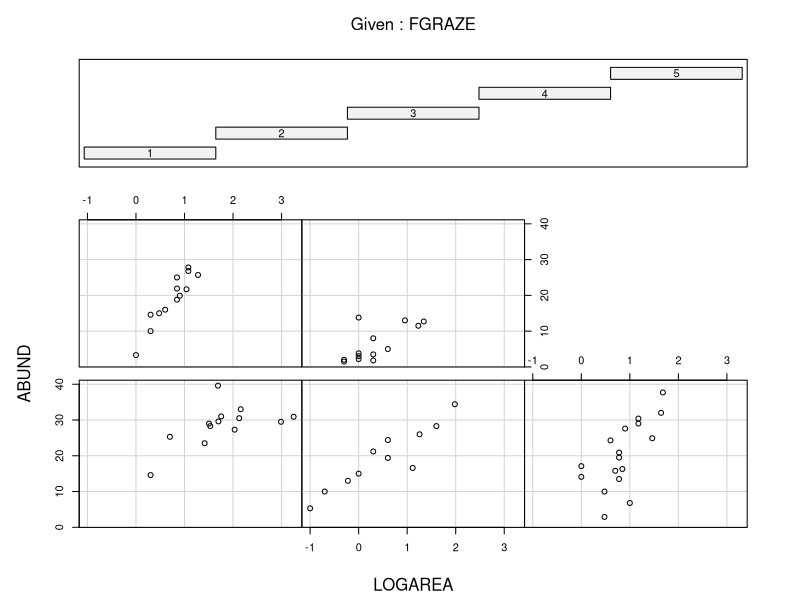
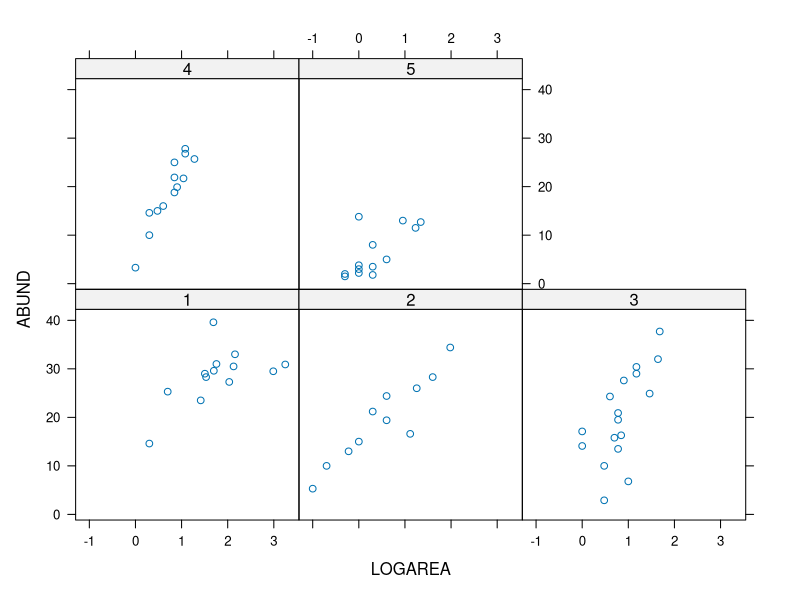
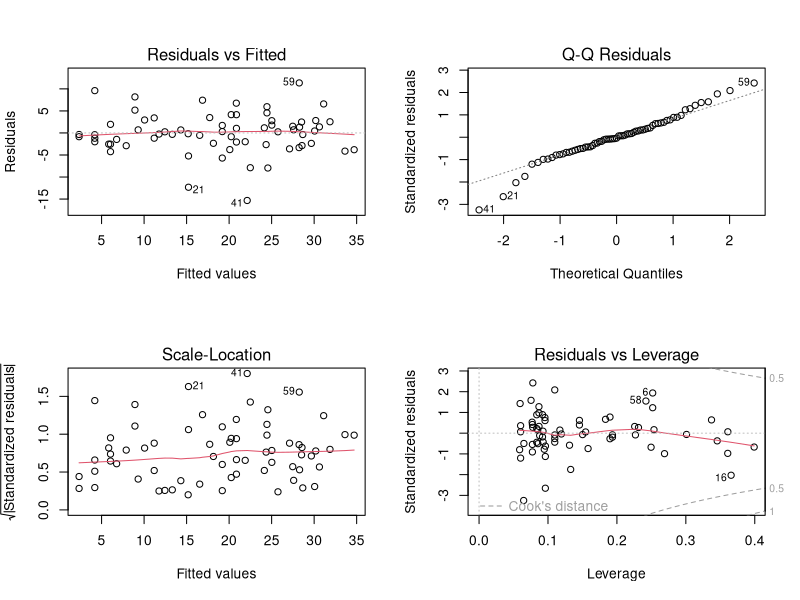
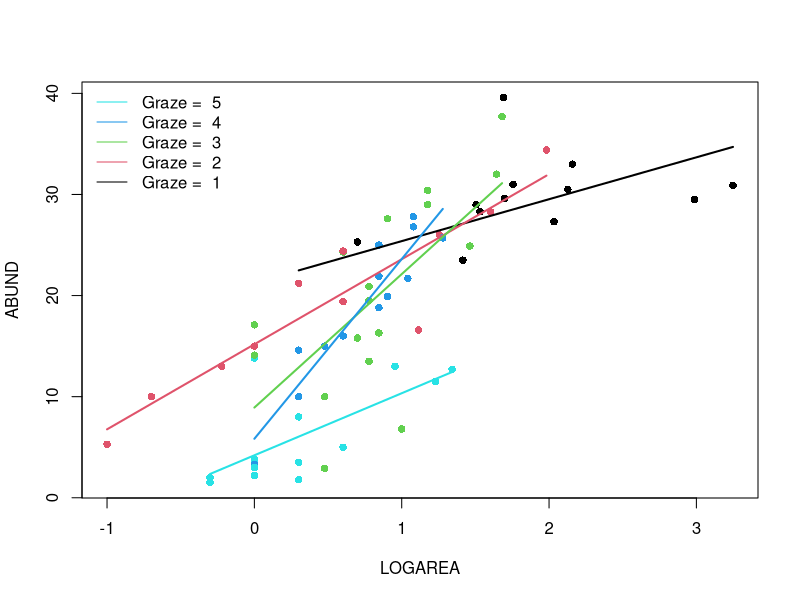
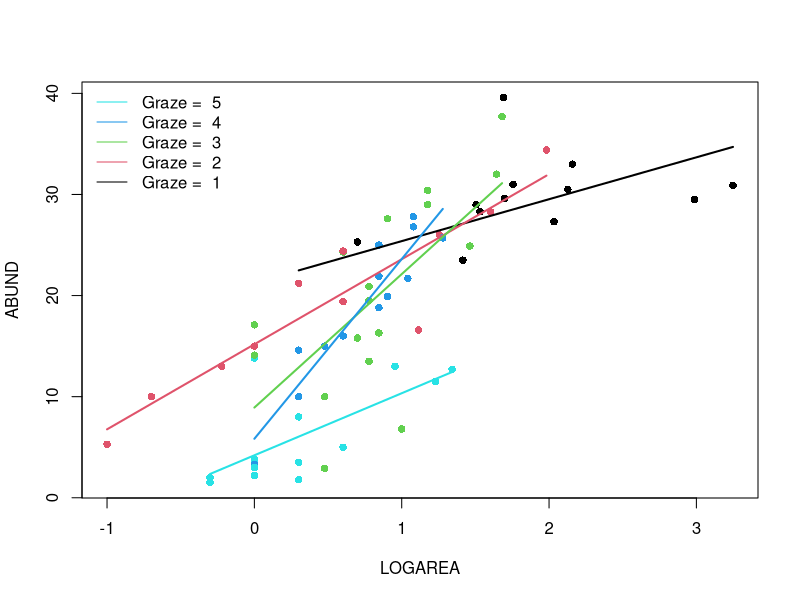
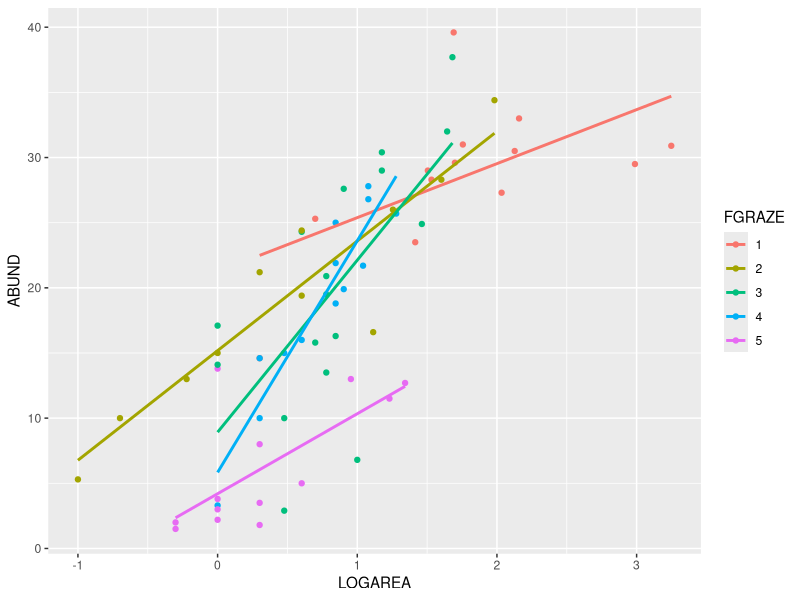

Generate these figures, in order, with R:
## ---- chunk 1
knitr::opts_chunk$set(echo=TRUE, message = FALSE, warning = FALSE, eval = FALSE, cache = FALSE)

SOLUTIONS <- FALSE
## ---- chunk 2
loyn <- read.table("./data/loyn.txt", header = TRUE)
str(loyn)
## ---- chunk 3
loyn$LOGAREA <- log10(loyn$AREA)
# create factor GRAZE as it was originally coded as an integer
loyn$FGRAZE <- factor(loyn$GRAZE)
## ---- chunk 4
coplot(ABUND ~ LOGAREA | FGRAZE, data = loyn)

# or
library(lattice)
xyplot(ABUND ~ LOGAREA | FGRAZE, data = loyn)

# There is a lot of variation in there, but:
# - Within a grazing level, abundance seems to increase with the log-patch area
#   in a more or less linear fashion
# - Overall, the mean abundance seems to decrease as grazing levels increase.
#   This is most noticeable in the highest grazing level.
# - Some of the slopes of the relationships (imagine a straight line) appear to be 
#   somewhat different for the different graze levels. The slopes for graze levels
#   1 and 2 are similar, but different for graze levels 3, 4, and 5. We will 
#   need to test this with a model.
## ---- chunk 5
birds.inter.1 <- lm(ABUND ~ FGRAZE + LOGAREA + FGRAZE:LOGAREA, data = loyn)

# Or use the 'shortcut' - its is equivalent to the model above
# birds.inter.1 <- lm(ABUND ~ FGRAZE * LOGAREA, data = loyn)
## ---- chunk 6
# first split the plotting device into 2 rows and 2 columns
par(mfrow = c(2,2))

# now create the residuals plots
plot(birds.inter.1)

# To test the normality of residuals assumption we use the Normal Q-Q plot. 
# The central residuals are not too far from the Q-Q line but the extremes
# are too extreme (the tails of the distribution are too long). Some
# observations, both high and low, are poorly explained by the model.

# The plot of the residuals against the fitted values suggests these
# extreme residuals happen for intermediate fitted values.

# Looking at the homogeneity of variance assumption (Residuals vs
# Fitted and Scale-Location plot),
# the graphs are mostly messy, with no clear pattern emerging.

# The observations with the highest leverage don't appear to be overly
# influential, according to the Cook's distances in the Residuals vs
# Leverage plot (all < 0.5).  
## ---- chunk 7
anova(birds.inter.1)

# The null hypothesis is that there is no significant interaction between 
# FGRAZE and LOGAREA. 
# As the P value is smaller than our cutoff of 0.05 (p = 0.005) we reject the 
# null hypothesis and conclude that there is a significant interaction. 

# This means that there is a significant relationship between bird abundance 
# and log area, and that this relationship is different for different levels of 
# graze (at least one of them is different). Put another way, the slopes of the 
# relationship between abundance and log area for each level of graze are different.

# As there is a significant interaction, it's difficult to interpret the main
# effects of FGRAZE and LOGAREA as by definition the effect of one variable is 
# dependent on the value of the other variable.
## ---- chunk 8
summary(birds.inter.1)

# (Intercept)
# Here the Intercept (baseline) is the predicted ABUND when LOGAREA = 0,
# for FGRAZE level 1.
# the null hypothesis for the intercept is that the intercept = 0
# As the P value < 0.05 (7.09e-08) we reject this null hypothesis.

# LOGAREA 
# Represents the slope of the relationship between ABUND and LOGAREA, 
# specific to FGRAZE = 1.
# The null hypothesis is that the slope of the relationship
# between LOGAREA and ABUND = 0, for level FGRAZE = 1 only. 
# So, for graze 1 the slope is 4.14. This means, that for a 1 unit increase in LOGAREA
# we get a corresponding increase of 4.4 birds on average.
# As the P value (0.022) is < 0.05 we conclude that the slope is
# significantly different than 0.

# FGRAZE2
# Is the estimated difference (contrast) between the *intercept* of FGRAZE level
# 2 and the reference level intercept, FGRAZE = 1.
# The null hypothesis associated with this estimate is that the difference
# in the intercepts between graze level 1 and graze level 2 = 0.
# As the P value (0.118) is > 0.05 we fail to reject this null hypothesis and
# conclude that the intercepts for graze level 1 and graze level 2 are the same.

# FGRAZE3, FGRAZE4, FGRAZE5
# These parameter estimates have the same interpretation as for FGRAZE2 (above). 
# They are all estimates of the difference between FGRAZE at the appropriate level 
# and FGRAZE 1 (Intercept).

# FGRAZE2:LOGAREA
# This represents the difference in the slope of the relationship between ABUND 
# and LOGAREA between graze level 2 and graze level 1.
# The null hypothesis is that the difference in slopes between graze level 1 
# and 2 = 0 (i.e. no difference).
# As the P value (0.082) > 0.05 we conclude that the slopes are not different 
# (i.e. they are the same).

# FGRAZE3:LOGAREA
# This represents the difference in the slope of the relationship between ABUND 
# and LOGAREA between graze level 3 and graze level 1.
# The null hypothesis is that the difference in slopes between graze level 1 
# and 3 = 0 (i.e. no difference).
# As the P value (0.004) < 0.05 we conclude that the slopes are different (and
# therefore the relationship is different).

# FGRAZE4:LOGAREA, FGRAZE5:LOGAREA
# These parameter estimates and null hypotheses are interpreted in the same way 
# as for FGRAZE4:LOGAREA and FGRAZE5:LOGAREA. They are differences in the slopes
# for each corresponding graze level and graze level 1.


# The Multiple R-square value is 0.79, so 79% of the variation in the data is 
# explained by the model. This is quite a bit more than the models with only
# LOGAREA and FGRAZE as single explanatory variables you fitted in the previous
# exercises.
## ---- chunk 9
par(mfrow= c(1, 1))
plot(ABUND ~ LOGAREA, data = loyn, col = GRAZE, pch = 16)
# Note: # colour 1 means black in R
# colour 2 means red in R
# colour 3 means green in R
# colour 4 means blue in R
# colour 5 means cyan in R

# FGRAZE1
# create a sequence of increasing LOGAREA within the observed range
LOGAREA.seq <- seq(from = min(loyn$LOGAREA[loyn$FGRAZE == 1]),
					to = max(loyn$LOGAREA[loyn$FGRAZE == 1]),
					length = 20)
# create data frame for prediction
dat4pred <- data.frame(FGRAZE = "1", LOGAREA = LOGAREA.seq)
# predict for new data
dat4pred$predicted <- predict(birds.inter.1, newdata = dat4pred)
# add the predictions to the plot of the data
lines(predicted ~ LOGAREA, data = dat4pred, col = 1, lwd = 2)

# FGRAZE2
LOGAREA.seq <- seq(from = min(loyn$LOGAREA[loyn$FGRAZE == 2]),
					to = max(loyn$LOGAREA[loyn$FGRAZE == 2]),
					length = 20)
dat4pred <- data.frame(FGRAZE = "2", LOGAREA = LOGAREA.seq)
dat4pred$predicted <- predict(birds.inter.1, newdata = dat4pred)
lines(predicted ~ LOGAREA, data = dat4pred, col = 2, lwd = 2)

# FGRAZE3
LOGAREA.seq <- seq(from = min(loyn$LOGAREA[loyn$FGRAZE == 3]),
					to = max(loyn$LOGAREA[loyn$FGRAZE == 3]),
					length = 20)
dat4pred <- data.frame(FGRAZE = "3", LOGAREA = LOGAREA.seq)
dat4pred$predicted <- predict(birds.inter.1, newdata = dat4pred)
lines(predicted ~ LOGAREA, data = dat4pred, col = 3, lwd = 2)

# FGRAZE4
LOGAREA.seq <- seq(from = min(loyn$LOGAREA[loyn$FGRAZE == 4]),
					to = max(loyn$LOGAREA[loyn$FGRAZE == 4]),
					length = 20)
dat4pred <- data.frame(FGRAZE = "4", LOGAREA = LOGAREA.seq)
dat4pred$predicted <- predict(birds.inter.1, newdata = dat4pred)
lines(predicted ~ LOGAREA, data = dat4pred, col = 4, lwd = 2)

# FGRAZE5
LOGAREA.seq <- seq(from = min(loyn$LOGAREA[loyn$FGRAZE == 5]),
					to = max(loyn$LOGAREA[loyn$FGRAZE == 5]),
					length = 20)
dat4pred <- data.frame(FGRAZE = "5", LOGAREA = LOGAREA.seq)
dat4pred$predicted <- predict(birds.inter.1, newdata = dat4pred)
lines(predicted ~ LOGAREA, data = dat4pred, col = 5, lwd = 2)

legend("topleft", 
 legend = paste("Graze = ", 5:1), 
 col = c(5:1), bty = "n",
 lty = c(1, 1, 1), 
 lwd = c(1, 1, 1))
## ---- chunk 10
# Okay, that was a long-winded way of doing this.
# If, like me, you prefer more compact code and less risks of errors,
# you can use a loop, to save repeating the sequence 5 times:
par(mfrow = c(1, 1))
plot(ABUND ~ LOGAREA, data = loyn, col = GRAZE, pch = 16)

for(g in levels(loyn$FGRAZE)){ # g will take the values "1", "2",..., "5" in turn
	LOGAREA.seq <- seq(from = min(loyn$LOGAREA[loyn$FGRAZE == g]),
										to = max(loyn$LOGAREA[loyn$FGRAZE == g]),
														length = 20)
	dat4pred <- data.frame(FGRAZE = g, LOGAREA = LOGAREA.seq)
	dat4pred$predicted <- predict(birds.inter.1, newdata = dat4pred)
	lines(predicted ~ LOGAREA, data = dat4pred, col = as.numeric(g), lwd = 2)
}
legend("topleft", 
 legend = paste("Graze = ", 5:1), 
 col = c(5:1), bty= "n",
 lty = c(1, 1, 1), 
 lwd = c(1, 1, 1))
## ---- chunk 11
# install.packages('ggplot2', dep = TRUE)
library(ggplot2)

ggplot(loyn, aes(x = LOGAREA, y = ABUND, colour = FGRAZE) ) +
     geom_point() +
     geom_smooth(method = "lm", se = FALSE)
